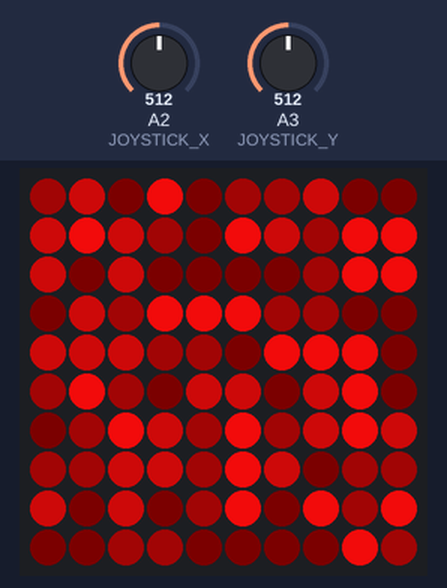
Recording of a sketch running on a simulated Arduino Uno, built with avr-gcc and run on an emulated ATmega328P. Shown: 10×10 RGB LED matrix (first LED top left, wired row by row). Inputs (shaded band) come from the test bench; at power-on: A2 (JOYSTICK_X) = 512, A3 (JOYSTICK_Y) = 512. Random numbers use the default seed unless the sketch sets one.

Above: at 1.7 s.
1.8 s: A2 (JOYSTICK_X) set to 710
At 3.6 s:
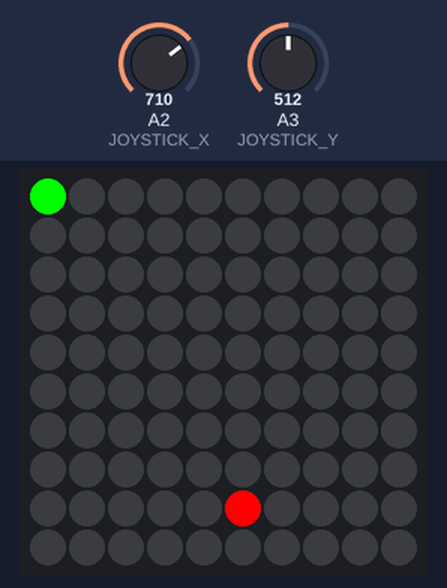
At 5.6 s:
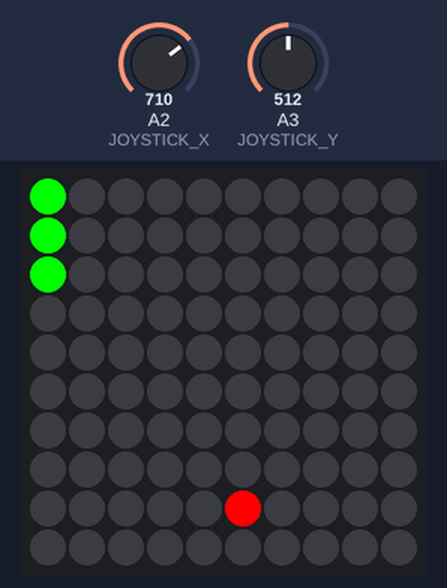
Timing chart, 0 to 7.1 s (numbered marks = the images above; inputs shaded):
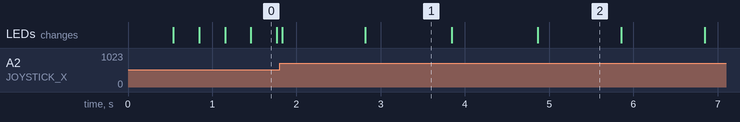

The sketch:

Snake.ino
```cpp
#include <FastLED.h>

FASTLED_USING_NAMESPACE

#if defined(FASTLED_VERSION) && (FASTLED_VERSION < 3001000)
#warning "Requires FastLED 3.1 or later; check github for latest code."
#endif

#define DATA_PIN    11
#define CLK_PIN   13
#define LED_TYPE    WS2801
#define COLOR_ORDER RGB
#define NUM_LEDS    100
//#define FASTLED_INTERRUPT_RETRY_COUNT 0
#define BRIGHTNESS         255
#define FRAMES_PER_SECOND  30
#define JOYSTICK_X 2
#define JOYSTICK_Y 3


CRGB leds[NUM_LEDS];
uint8_t globvals[4*NUM_LEDS];//speed, reset, hue
unsigned long actual_time;
unsigned long previous_time;
unsigned long interval=1000/FRAMES_PER_SECOND;
uint8_t snake_speed = 1;
const short initialSnakeLength = 3;
uint8_t game_cycle = 0;
bool game_running = false;

struct Point {
  int row = 0, col = 0;
  Point(int row = 0, int col = 0): row(row), col(col) {}
};

struct Coordinate {
  int x = 0, y = 0;
  Coordinate(int x = 0, int y = 0): x(x), y(y) {}
};

Coordinate joystickHome(500, 500);

void setup() {
  //Serial.begin(9600);
  for (int i=0;i<NUM_LEDS;i++){
    for (int j=0;j<4;j++){
      globvals[i*4+j]=0;
    }
  }
  //initialize();         // initialize pins & LED matrix

// construct with default values in case the user turns off the calibration
  Coordinate joystickHome(500, 500);
  calibrateJoystick(); // calibrate the joystick home (do not touch it)

  delay(500); // 3 second delay for recovery
  FastLED.setDither(0);

  // tell FastLED about the LED strip configuration
  //FastLED.addLeds<LED_TYPE,DATA_PIN,COLOR_ORDER>(leds, NUM_LEDS).setCorrection(TypicalLEDStrip);
  FastLED.addLeds<LED_TYPE,DATA_PIN,CLK_PIN,COLOR_ORDER>(leds, NUM_LEDS).setCorrection(TypicalPixelString);

  // set master brightness control
  FastLED.setBrightness(BRIGHTNESS);
  previous_time=millis();
}


// List of patterns to cycle through.  Each is defined as a separate function below.
typedef void (*SimplePatternList[])();
//SimplePatternList gPatterns = { rainbow, rainbowWithGlitter, confetti, sinelon, juggle, bpm };

SimplePatternList gPatterns = {smooth_confetti, ring_burst};
//SimplePatternList gPatterns = {smooth_confetti};

uint8_t gCurrentPatternNumber = 0; // Index number of which pattern is current
uint8_t gHue = 0; // rotating "base color" used by many of the patterns
uint8_t gHue2 = 0; // rotating "base color" used by many of the patterns

#define ARRAY_SIZE(A) (sizeof(A) / sizeof((A)[0]))

void nextPattern()
{
  // add one to the current pattern number, and wrap around at the end
  gCurrentPatternNumber = (gCurrentPatternNumber + 1) % ARRAY_SIZE( gPatterns);
}

const uint8_t kMatrixWidth = 10;
const uint8_t kMatrixHeight = 10;
const bool    kMatrixSerpentineLayout = true;

uint16_t XY( uint8_t x, uint8_t y)
{
  uint16_t i;

  if( kMatrixSerpentineLayout == false) {
    i = (y * kMatrixWidth) + x;
  }

  if( kMatrixSerpentineLayout == true) {
    if( y & 0x01) {
      // Odd rows run backwards
      uint8_t reverseX = (kMatrixWidth - 1) - x;
      i = (y * kMatrixWidth) + reverseX;
    } else {
      // Even rows run forwards
      i = (y * kMatrixWidth) + x;
    }
  }

  return i;
}

void loop(){
  //print_debug();
  if (game_running == false){
    if (analogRead(JOYSTICK_X) >700){
      initialize_snake();
      game_running = true;
    }
  }
  actual_time=millis();
  if (actual_time - previous_time > interval){
    // Call the current pattern function once, updating the 'leds' array
    if (game_running == true){
      snake_game_loop();
    }
    else{
      gPatterns[gCurrentPatternNumber]();
    }
    // send the 'leds' array out to the actual LED strip
    FastLED.show();
    previous_time=actual_time;
  }
  // do some periodic updates
  EVERY_N_MILLISECONDS( 150 ) { gHue++; } // slowly cycle the "base color" through the rainbow
  EVERY_N_MILLISECONDS( 20 ) { gHue2++; } // slowly cycle the "base color" through the rainbow
  EVERY_N_SECONDS( 120 ) { nextPattern(); } // change patterns periodically
  EVERY_N_SECONDS( 5 ) {increase_snake_speed();}
}

void print_debug(){
  Serial.print("Debug X ");
  Serial.print(analogRead(JOYSTICK_X));
  delay(400);
  Serial.print("Debug Y ");
  Serial.print(analogRead(JOYSTICK_Y));
  delay(400);
  Serial.println();
  Serial.println();
}

void smooth_confetti()
{
  for (int i=0;i<NUM_LEDS;i++){
    uint8_t l_speed = globvals[i*4];
    uint8_t l_reset = globvals[i*4+1];
    uint8_t l_hue = globvals[i*4+2];
    uint8_t l_position = globvals[i*4+3];
    if (l_reset==0){
      //globvals[i*4]=1;
      globvals[i*4]=random8(1,5);//set new random speed
      globvals[i*4+1]=1;//unset reset bit
      globvals[i*4+2]=gHue;
      globvals[i*4+3]=0;//reset position to 0
    }
    else{
      if ((uint8_t)(l_position+l_speed) < l_position){//overflow at the end
        globvals[i*4+1]=0; //set reset bit
      }
      else{
        //leds[i]=CHSV(l_hue,200,cubicwave8((uint8_t)l_position/60));
        leds[i]=CHSV(l_hue,200,cubicwave8(l_position));
        globvals[i*4+3]=l_position+l_speed;
      }
    }
  }
}

void ring_burst()
{
  leds[44]=leds[45]=leds[54]=leds[55]=CHSV(gHue2,255,255);//Center

  //first ring
  for (int i=4; i<6; i++){
    leds[i*10+3]=leds[i*10+6]=CHSV(gHue2-20,255,255);
  }
  for (int i=3; i<7; i++){
    leds[30+i]=leds[60+i]=CHSV(gHue2-20,255,255);
  }

  //second ring
  for (int i=3; i<7; i++){
    leds[i*10+2]=leds[i*10+7]=CHSV(gHue2-40,255,255);
  }
  for (int i=2; i<8; i++){
    leds[20+i]=leds[70+i]=CHSV(gHue2-40,255,255);
  }

  //third ring
  for (int i=2; i<8; i++){
    leds[i*10+1]=leds[i*10+8]=CHSV(gHue2-60,255,255);
  }
  for (int i=1; i<9; i++){
    leds[10+i]=leds[80+i]=CHSV(gHue2-60,255,255);

  }


  //fourth ring
  for (int i=1; i<9; i++){
    leds[i*10]=leds[i*10+9]=CHSV(gHue2-80,255,255);
  }
  for (int i=0; i<10; i++){
    leds[i]=leds[90+i]=CHSV(gHue2-80,255,255);

  }
}

void snake_game_loop() {
  generateFood();    // if there is no food, generate one
  scanJoystick();    // watches joystick movements & blinks with food
  game_cycle++;
  if (game_cycle > (FRAMES_PER_SECOND-snake_speed)){
    calculateSnake();  // calculates snake parameters
    handleGameStates();
    game_cycle = 0;
  }
}


bool win = false;
bool gameOver = false;

// primary snake head coordinates (snake head), it will be randomly generated
Point snake;

// food is not anywhere yet
Point food(-1, -1);

// construct with default values in case the user turns off the calibration
// joystickHome(500, 500);

// snake parameters
int snakeLength = initialSnakeLength; // choosed by the user in the config section
int snakeDirection = 0; // if it is 0, the snake does not move

// direction constants
const short up     = 1;
const short right  = 2;
const short down   = 3; // 'down - 2' must be 'up'
const short left   = 4; // 'left - 2' must be 'right'

// threshold where movement of the joystick will be accepted
const int joystickThreshold = 100;

// artificial logarithmity (steepness) of the potentiometer (-1 = linear, 1 = natural, bigger = steeper (recommended 0...1))
const float logarithmity = 0.4;

// snake body segments storage
int gameboard[10][10] = {};


// --------------------------------------------------------------- //
// -------------------------- functions -------------------------- //
// --------------------------------------------------------------- //


// if there is no food, generate one, also check for victory
void generateFood() {
  if (food.row == -1 || food.col == -1) {
    // self-explanatory
    if (snakeLength >= 100) {
      win = true;
      return; // prevent the food generator from running, in this case it would run forever, because it will not be able to find a pixel without a snake
    }

    // generate food until it is in the right position
    do {
      food.col = random(10);
      food.row = random(10);
    } while (gameboard[food.row][food.col] > 0);
    gameboard[food.row][food.col]=-1;
  }
}


// watches joystick movements
void scanJoystick() {
  int previousDirection = snakeDirection; // save the last direction

    // determine the direction of the snake
    analogRead(JOYSTICK_Y) < joystickHome.y - joystickThreshold ? snakeDirection = up    : 0;
    analogRead(JOYSTICK_Y) > joystickHome.y + joystickThreshold ? snakeDirection = down  : 0;
    analogRead(JOYSTICK_X) < joystickHome.x - joystickThreshold ? snakeDirection = left  : 0;
    analogRead(JOYSTICK_X) > joystickHome.x + joystickThreshold ? snakeDirection = right : 0;

    // ignore directional change by 180 degrees (no effect for non-moving snake)
    snakeDirection + 2 == previousDirection && previousDirection != 0 ? snakeDirection = previousDirection : 0;
    snakeDirection - 2 == previousDirection && previousDirection != 0 ? snakeDirection = previousDirection : 0;

    // display food
    leds[XY (food.row,food.col)].setRGB( 255, 0, 0);
}


// calculate snake movement data
void calculateSnake() {
  switch (snakeDirection) {
    case up:
      snake.row--;
      fixEdge();
      leds[ XY (snake.row, snake.col)].setRGB(0,255,0);
      break;

    case right:
      snake.col++;
      fixEdge();
      leds[ XY (snake.row, snake.col)].setRGB(0,255,0);
      break;

    case down:
      snake.row++;
      fixEdge();
      leds[ XY (snake.row, snake.col)].setRGB(0,255,0);
      break;

    case left:
      snake.col--;
      fixEdge();
      leds[ XY (snake.row, snake.col)].setRGB(0,255,0);
      break;

    default: // if the snake is not moving, exit
      return;
  }

  // if there is a snake body segment, this will cause the end of the game (snake must be moving)
  if (gameboard[snake.row][snake.col] > 1 && snakeDirection != 0) {
    gameOver = true;
    return;
  }

  // check if the food was eaten
  if (snake.row == food.row && snake.col == food.col) {
    food.row = -1; // reset food
    food.col = -1;

    // increment snake length
    snakeLength++;

    // increment all the snake body segments
    for (int row = 0; row < 10; row++) {
      for (int col = 0; col < 10; col++) {
        if (gameboard[row][col] > 0 ) {
          gameboard[row][col]++;
        }
      }
    }
  }

  // add new segment at the snake head location
  gameboard[snake.row][snake.col] = snakeLength + 1; // will be decremented in a moment

  // decrement all the snake body segments, if segment is 0, turn the corresponding led off
  for (int row = 0; row < 10; row++) {
    for (int col = 0; col < 10; col++) {
      // if there is a body segment, decrement it's value
      if (gameboard[row][col] > 0 ) {
        gameboard[row][col]--;
      }

      // display the current pixel
      if (gameboard[row][col] ==0){
        leds[XY (row,col)].setRGB(0,0,0);
        }
      else if (gameboard[row][col] == -1){
        leds[XY (row,col)].setRGB(255,0,0);
      }
      else{
        leds[XY (row,col)].setRGB(0,255,0);
        }
      //matrix.setLed(0, row, col, gameboard[row][col] == 0 ? 0 : 1);
    }
  }
}


// causes the snake to appear on the other side of the screen if it gets out of the edge
void fixEdge() {
  snake.col < 0 ? snake.col += 10 : 0;
  snake.col > 9 ? snake.col -= 10 : 0;
  snake.row < 0 ? snake.row += 10 : 0;
  snake.row > 9 ? snake.row -= 10 : 0;
}


void handleGameStates() {
  if (gameOver || win) {
    //unrollSnake();

    //showScoreMessage(snakeLength - initialSnakeLength);

    //if (gameOver) showGameOverMessage();
    if (win)
    {
      display_win();
    }

    // re-init the game
    win = false;
    gameOver = false;
    snake.row = random(10);
    snake.col = random(10);
    food.row = -1;
    food.col = -1;
    snakeLength = initialSnakeLength;
    snakeDirection = 0;
    memset(gameboard, 0, sizeof(gameboard[0][0]) * 10 * 10);
    for (int i=0; i<100; i++){
      leds[i].setRGB(0,0,0);
      }
    game_running = false;
    }
}


void display_win(){
   fill_solid( &(leds[1]), 1, CRGB( 255, 255, 255) );
   FastLED.show();
   delay(5000);
}

//void unrollSnake() {
  /*
  // switch off the food LED
  //matrix.setLed(0, food.row, food.col, 0);

  delay(800);

  // flash the screen 5 times
  for (int i = 0; i < 5; i++) {
    // invert the screen
    for (int row = 0; row < 8; row++) {
      for (int col = 0; col < 8; col++) {
        matrix.setLed(0, row, col, gameboard[row][col] == 0 ? 1 : 0);
      }
    }

    delay(20);

    // invert it back
    for (int row = 0; row < 8; row++) {
      for (int col = 0; col < 8; col++) {
        matrix.setLed(0, row, col, gameboard[row][col] == 0 ? 0 : 1);
      }
    }

    delay(50);

  }


  delay(600);

  for (int i = 1; i <= snakeLength; i++) {
    for (int row = 0; row < 8; row++) {
      for (int col = 0; col < 8; col++) {
        if (gameboard[row][col] == i) {
          matrix.setLed(0, row, col, 0);
          delay(100);
        }
      }
    }
  }
  */
//}


// calibrate the joystick home for 10 times
void calibrateJoystick() {
  Coordinate values;

  for (int i = 0; i < 10; i++) {
    values.x += analogRead(JOYSTICK_X);
    values.y += analogRead(JOYSTICK_Y);
  }

  joystickHome.x = values.x / 10;
  joystickHome.y = values.y / 10;
}

void initialize_snake() {
  snake_speed = 1;
  randomSeed(analogRead(10));
  snake.row = random(10);
  snake.col = random(10);
}

void increase_snake_speed(){

  if (snake_speed<FRAMES_PER_SECOND){
    snake_speed++;
  }
}
```

Measured:
- what the display in image 2 shows lasts 1.0 s, from 4.9 s to 5.9 s
